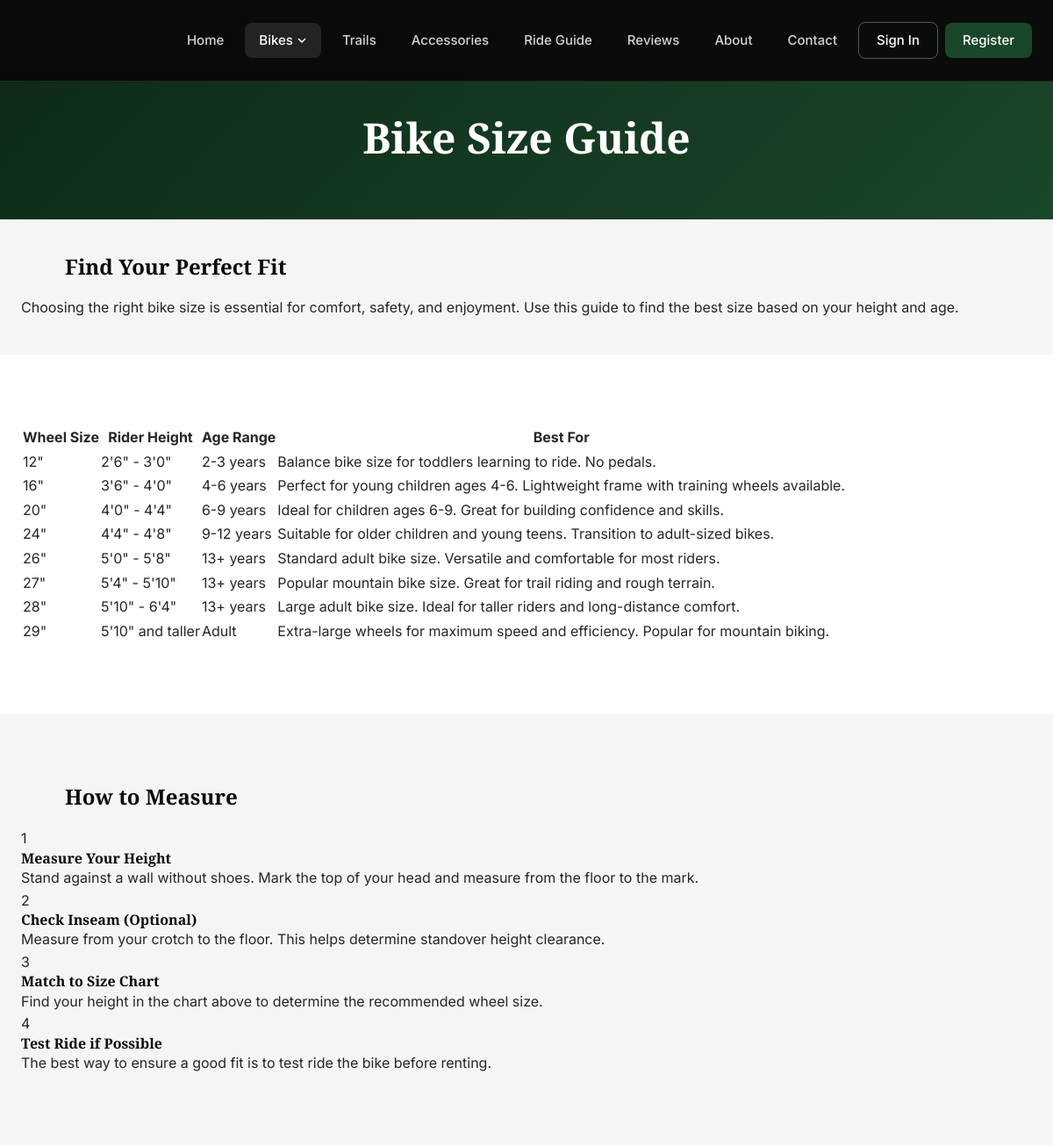
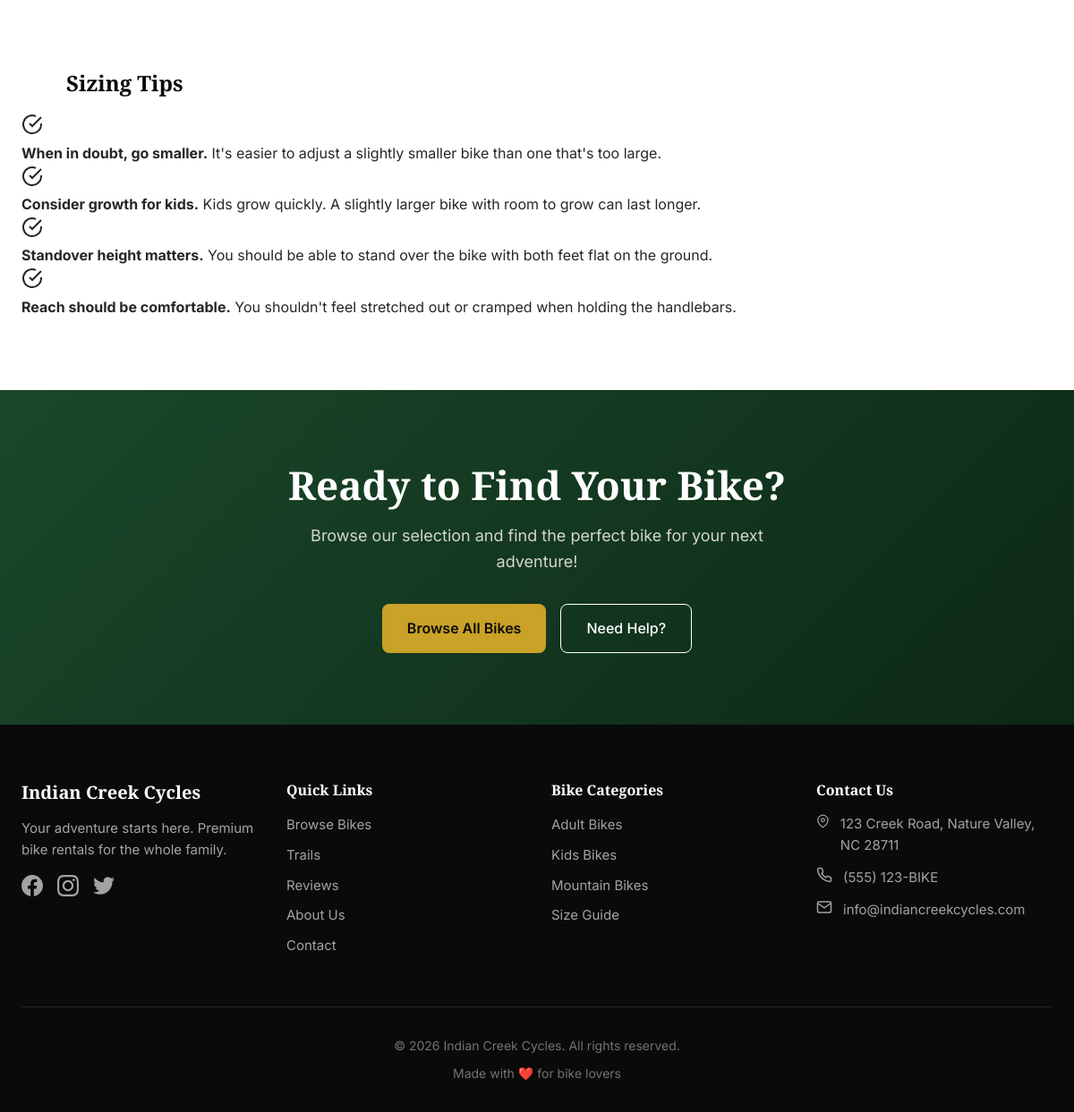
/bikes/sizes/, run on the app's committed database (2 pictures, top to bottom).
### bikes/models.py (models this page shows, shortened)
class BikeSize(models.Model):
    size_inches = models.PositiveIntegerField(unique=True)
    description = models.TextField(help_text="Description of who this size fits")
    recommended_height = models.CharField(max_length=100, help_text="Recommended rider height range")
    recommended_age = models.CharField(max_length=100, blank=True, help_text="Recommended age range")
    class Meta:
        ordering = ['size_inches']

### bikes/views.py (the view)
# urls.py: path('sizes/', views.bike_sizes_guide, name='bike_sizes'),
def bike_sizes_guide(request):
    sizes = BikeSize.objects.all()
    context = {
        'sizes': sizes,
    }
    return render(request, 'bikes/size_guide.html', context)

### templates/bikes/size_guide.html (shortened to what this page needs)
{% extends 'base.html' %}
{% block content %}
<section class="page-header">
    <div class="container">
        <h1 class="page-title">Bike Size Guide</h1>
    </div>
</section>
<section class="section-sm section-alt">
    <div class="container">
        <div class="guide-intro">
            <h2 class="section-title">Find Your Perfect Fit</h2>
            <p class="guide-text">Choosing the right bike size is essential for comfort, safety, and enjoyment. Use this guide to find the best size based on your height and age.</p>
        </div>
    </div>
</section>
<section class="section">
    <div class="container">
        <div class="size-chart">
            <table class="data-table">
                <thead>
                    <tr>
                        <th>Wheel Size</th>
                        <th>Rider Height</th>
                        <th>Age Range</th>
                        <th>Best For</th>
                    </tr>
                </thead>
                <tbody>
                    {% for size in sizes %}
                    <tr>
                        <td>
                            <span class="size-badge">{{ size.size_inches }}"</span>
                        </td>
                        <td>{{ size.recommended_height }}</td>
                        <td>{{ size.recommended_age|default:"All ages" }}</td>
                        <td>{{ size.description }}</td>
                    </tr>
                    {% endfor %}
                </tbody>
            </table>
        </div>
    </div>
</section>
<section class="section section-alt">
    <div class="container">
        <h2 class="section-title">How to Measure</h2>
        <div class="measure-guide">
            <div class="measure-step">
                <div class="step-number">1</div>
                <div class="step-content">
                    <h4>Measure Your Height</h4>
                    <p>Stand against a wall without shoes. Mark the top of your head and measure from the floor to the mark.</p>
                </div>
            </div>
            <div class="measure-step">
                <div class="step-number">2</div>
                <div class="step-content">
                    <h4>Check Inseam (Optional)</h4>
                    <p>Measure from your crotch to the floor. This helps determine standover height clearance.</p>
                </div>
            </div>
            <div class="measure-step">
                <div class="step-number">3</div>
                <div class="step-content">
                    <h4>Match to Size Chart</h4>
                    <p>Find your height in the chart above to determine the recommended wheel size.</p>
                </div>
            </div>
            <div class="measure-step">
                <div class="step-number">4</div>
                <div class="step-content">
                    <h4>Test Ride if Possible</h4>
                    <p>The best way to ensure a good fit is to test ride the bike before renting.</p>
                </div>
            </div>
        </div>
    </div>
</section>
<section class="section">
    <div class="container">
        <h2 class="section-title">Sizing Tips</h2>
        <div class="tips-list">
            <div class="tip-item">
                <svg width="24" height="24" viewBox="0 0 24 24" fill="none" stroke="currentColor" stroke-width="2">
                    <path d="M22 11.08V12a10 10 0 11-5.93-9.14"/>
                    <polyline points="22 4 12 14.01 9 11.01"/>
                </svg>
                <p><strong>When in doubt, go smaller.</strong> It's easier to adjust a slightly smaller bike than one that's too large.</p>
            </div>
            <div class="tip-item">
                <svg width="24" height="24" viewBox="0 0 24 24" fill="none" stroke="currentColor" stroke-width="2">
                    <path d="M22 11.08V12a10 10 0 11-5.93-9.14"/>
                    <polyline points="22 4 12 14.01 9 11.01"/>
                </svg>
                <p><strong>Consider growth for kids.</strong> Kids grow quickly. A slightly larger bike with room to grow can last longer.</p>
            </div>
            <div class="tip-item">
                <svg width="24" height="24" viewBox="0 0 24 24" fill="none" stroke="currentColor" stroke-width="2">
                    <path d="M22 11.08V12a10 10 0 11-5.93-9.14"/>
                    <polyline points="22 4 12 14.01 9 11.01"/>
                </svg>
                <p><strong>Standover height matters.</strong> You should be able to stand over the bike with both feet flat on the ground.</p>
            </div>
            <div class="tip-item">
                <svg width="24" height="24" viewBox="0 0 24 24" fill="none" stroke="currentColor" stroke-width="2">
                    <path d="M22 11.08V12a10 10 0 11-5.93-9.14"/>
                    <polyline points="22 4 12 14.01 9 11.01"/>
                </svg>
                <p><strong>Reach should be comfortable.</strong> You shouldn't feel stretched out or cramped when holding the handlebars.</p>
            </div>
        </div>
    </div>
</section>
<section class="cta-section">
    <div class="container">
        <div class="cta-content">
            <h2 class="cta-title">Ready to Find Your Bike?</h2>
            <p class="cta-text">Browse our selection and find the perfect bike for your next adventure!</p>
            <div class="cta-buttons">
                <a href="{% url 'bike_list' %}" class="btn btn-primary btn-lg">Browse All Bikes</a>
                <a href="{% url 'contact' %}" class="btn btn-outline btn-lg">Need Help?</a>
            </div>
        </div>
    </div>
</section>
{% endblock %}

### static/css/main.css (style rules this page uses)
:root { --color-primary: #1a472a; --color-primary-dark: #0d2916; --color-primary-light: #2d6a3e; --color-accent: #c9a227; --color-accent-dark: #a88420; --color-black: #0a0a0a; --color-white: #ffffff; --color-gray-100: #f5f5f5; --color-gray-200: #e5e5e5; --color-gray-300: #d4d4d4; --color-gray-400: #a3a3a3; --color-gray-500: #737373; --color-gray-600: #525252; --color-gray-700: #404040; --color-gray-800: #262626; --color-gray-900: #171717; --color-success: #22c55e; --color-warning: #f59e0b; --color-danger: #ef4444; --color-info: #3b82f6; --font-heading: 'Playfair Display', Georgia, serif; --font-body: 'Inter', -apple-system, BlinkMacSystemFont, sans-serif; --shadow-sm: 0 1px 2px 0 rgba(0, 0, 0, 0.05); --shadow-md: 0 4px 6px -1px rgba(0, 0, 0, 0.1), 0 2px 4px -1px rgba(0, 0, 0, 0.06); --shadow-lg: 0 10px 15px -3px rgba(0, 0, 0, 0.1), 0 4px 6px -2px rgba(0, 0, 0, 0.05); --shadow-xl: 0 20px 25px -5px rgba(0, 0, 0, 0.1), 0 10px 10px -5px rgba(0, 0, 0, 0.04); --radius-sm: 4px; --radius-md: 8px; --radius-lg: 12px; --radius-xl: 16px; --transition-fast: 150ms ease; --transition-normal: 250ms ease; --transition-slow: 350ms ease; }
*, *::before, *::after { box-sizing: border-box; margin: 0; padding: 0; }
html { scroll-behavior: smooth; }
body { font-family: var(--font-body); font-size: 16px; line-height: 1.6; color: var(--color-gray-800); background-color: var(--color-white); }
h1, h2, h3, h4, h5, h6 { font-family: var(--font-heading); font-weight: 600; line-height: 1.2; color: var(--color-black); }
a { color: var(--color-primary); text-decoration: none; transition: color var(--transition-fast); }
.container { width: 100%; max-width: 1280px; margin: 0 auto; padding: 0 1.5rem; }
.btn { display: inline-flex; align-items: center; justify-content: center; gap: 0.5rem; padding: 0.625rem 1.25rem; font-family: var(--font-body); font-size: 0.9375rem; font-weight: 500; text-align: center; border: none; border-radius: var(--radius-md); cursor: pointer; transition: all var(--transition-fast); }
.btn-primary { background: var(--color-primary); color: var(--color-white); }
.btn-outline { background: transparent; color: var(--color-primary); border: 1px solid var(--color-primary); }
.btn-lg { padding: 0.875rem 1.75rem; font-size: 1rem; }
.section { padding: 5rem 0; }
.section-sm { padding: 2.5rem 0; }
.section-alt { background: var(--color-gray-100); }
.section-title { font-size: clamp(2rem, 4vw, 2.75rem); margin-bottom: 0.75rem; }
.page-header { padding: 8rem 0 3rem; background: linear-gradient(135deg, var(--color-primary-dark) 0%, var(--color-primary) 100%); color: var(--color-white); text-align: center; }
.page-title { font-size: clamp(2rem, 4vw, 3rem); color: var(--color-white); margin-bottom: 1rem; }
.cta-section { padding: 5rem 0; background: linear-gradient(135deg, var(--color-primary) 0%, var(--color-primary-dark) 100%); color: var(--color-white); text-align: center; }
.cta-title { font-size: clamp(2rem, 4vw, 2.75rem); color: var(--color-white); margin-bottom: 1rem; }
.cta-text { font-size: 1.125rem; color: var(--color-gray-300); max-width: 600px; margin: 0 auto 2rem; }
.cta-buttons { display: flex; gap: 1rem; justify-content: center; flex-wrap: wrap; }
.cta-buttons .btn-primary { background: var(--color-accent); color: var(--color-black); font-weight: 600; }
.cta-buttons .btn-outline { border-color: var(--color-white); color: var(--color-white); }

### static/css/profile.css (style rules this page uses)
.section-title { font-size: 1.5rem; margin-bottom: 20px; margin-left: 50px; }

### data on the page
BikeSize: size_inches "12", recommended_height "2'6\" - 3'0\"", recommended_age "2-3 years", description "Balance bike size for toddlers learning to ride. No pedals."
BikeSize: size_inches "16", recommended_height "3'6\" - 4'0\"", recommended_age "4-6 years", description "Perfect for young children ages 4-6. Lightweight frame with training wheels available."
BikeSize: size_inches "20", recommended_height "4'0\" - 4'4\"", recommended_age "6-9 years", description "Ideal for children ages 6-9. Great for building confidence and skills."
BikeSize: size_inches "24", recommended_height "4'4\" - 4'8\"", recommended_age "9-12 years", description "Suitable for older children and young teens. Transition to adult-sized bikes."
BikeSize: size_inches "26", recommended_height "5'0\" - 5'8\"", recommended_age "13+ years", description "Standard adult bike size. Versatile and comfortable for most riders."
BikeSize: size_inches "27", recommended_height "5'4\" - 5'10\"", recommended_age "13+ years", description "Popular mountain bike size. Great for trail riding and rough terrain."
BikeSize: size_inches "28", recommended_height "5'10\" - 6'4\"", recommended_age "13+ years", description "Large adult bike size. Ideal for taller riders and long-distance comfort."
BikeSize: size_inches "29", recommended_height "5'10\" and taller", recommended_age "Adult", description "Extra-large wheels for maximum speed and efficiency. Popular for mountain biking."
